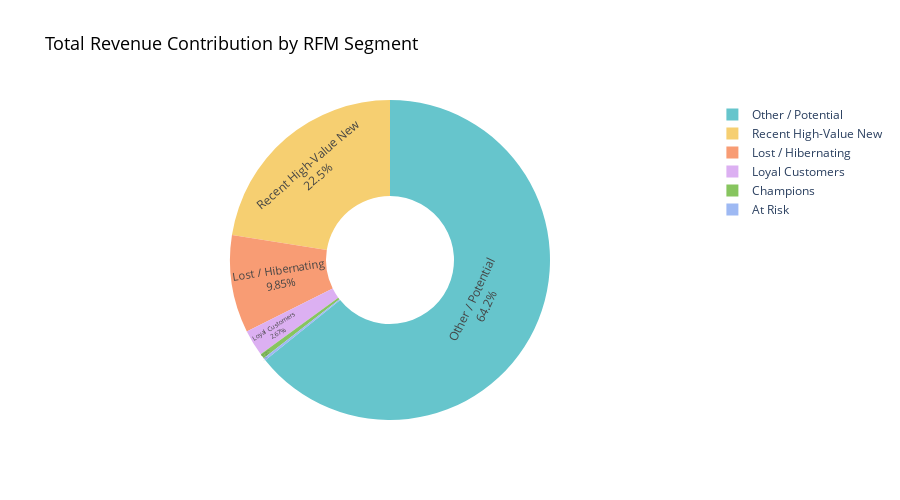

The notebook cell saved with this chart:
### Code cell
# 2. Pie chart: Revenue contribution by segment (focus on who drives the money)
fig_pie = px.pie(
    segment_summary,
    values='total_revenue',
    names='segment',
    title='Total Revenue Contribution by RFM Segment',
    hole=0.4,  # donut style
    color_discrete_sequence=px.colors.qualitative.Pastel
)

fig_pie.update_traces(textposition='inside', textinfo='percent+label')
fig_pie.update_layout(
    height=500,
    title={'font': {'size': 18, 'color': 'black'}}
)

fig_pie.show()

### Figure 1 — Plotly figure (JSON) as saved in the notebook; plotly's stock layout.template omitted (floating-point values rounded to 4 significant figures)
{"data": [{"domain": {"x": [0, 1], "y": [0, 1]}, "hole": 0.4, "hovertemplate": "segment=%{label}<br>total_revenue=%{value}<extra></extra>", "labels": ["Other / Potential", "Recent High-Value New", "Lost / Hibernating", "Loyal Customers", "Champions", "At Risk"], "legendgroup": "", "name": "", "showlegend": true, "textinfo": "percent+label", "textposition": "inside", "type": "pie", "values": [9905000.0, 3471000.0, 1520000.0, 411100.0, 76440.0, 39020.0]}], "layout": {"height": 500, "legend": {"tracegroupgap": 0}, "piecolorway": ["rgb(102, 197, 204)", "rgb(246, 207, 113)", "rgb(248, 156, 116)", "rgb(220, 176, 242)", "rgb(135, 197, 95)", "rgb(158, 185, 243)", "rgb(254, 136, 177)", "rgb(201, 219, 116)", "rgb(139, 224, 164)", "rgb(180, 151, 231)", "rgb(179, 179, 179)"], "title": {"font": {"color": "black", "size": 18}, "text": "Total Revenue Contribution by RFM Segment"}}}
